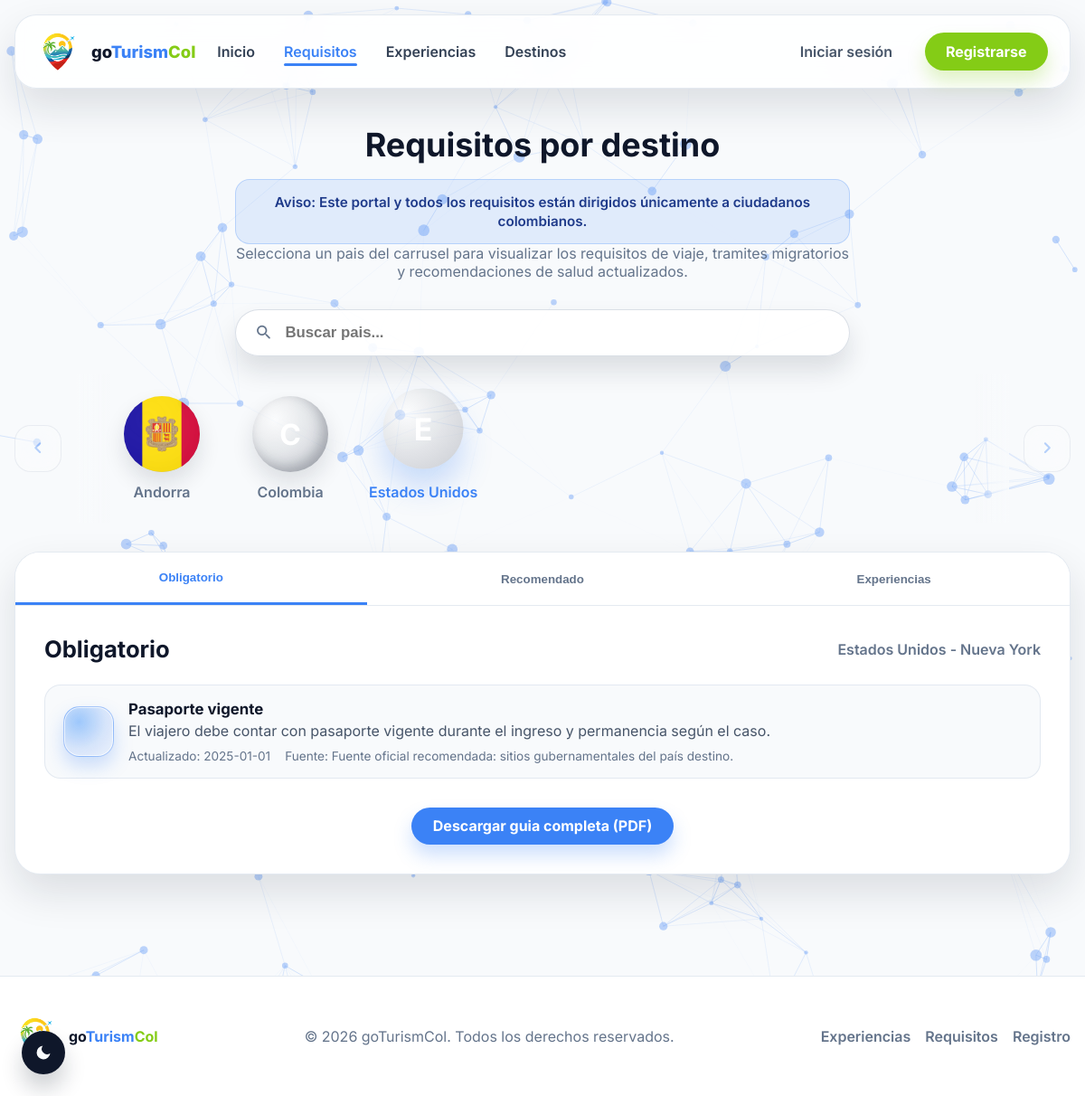
The page /public/requisitos.php?destino=2 on the database its author committed.
### tables this page shows
CREATE TABLE IF NOT EXISTS destino (
  id_destino INT AUTO_INCREMENT PRIMARY KEY,
  pais VARCHAR(120) NOT NULL,
  ciudad VARCHAR(120) NULL,
  descripcion_general TEXT NULL,
  bandera_path VARCHAR(255) NULL,
  estado ENUM('activo','inactivo') NOT NULL DEFAULT 'activo'
);

CREATE TABLE IF NOT EXISTS requisito_viaje (
  id_requisito INT AUTO_INCREMENT PRIMARY KEY,
  id_destino INT NOT NULL,
  titulo_requisito VARCHAR(180) NOT NULL,
  descripcion_requisito TEXT NOT NULL,
  tipo_requisito VARCHAR(80) NOT NULL,
  icono VARCHAR(60) NULL,
  fuente_oficial TEXT NULL,
  fecha_ultima_actualizacion DATE NOT NULL,
  creado_por INT NOT NULL,
  estado ENUM('vigente','no_vigente') NOT NULL DEFAULT 'vigente',
  CONSTRAINT fk_req_destino FOREIGN KEY (id_destino) REFERENCES destino(id_destino) ON DELETE CASCADE,
  CONSTRAINT fk_req_creador FOREIGN KEY (creado_por) REFERENCES usuario(id_usuario) ON DELETE RESTRICT
);

### app/core/helpers.php (called while the page is built, shortened)
<?php
function e(string $s) : string { return htmlspecialchars($s, ENT_QUOTES, 'UTF-8'); }
function config(string $key, $default=null) {
  static $cfg = null;
  if (!$cfg) $cfg = require __DIR__ . '/config.php';
  $parts = explode('.', $key);
  $val = $cfg;
  foreach ($parts as $p) {
    $val = $val[$p];
  }
  return $val;
}
function base_url(string $path='') : string {
  $base = rtrim(config('app.base_url', ''), '/');
  $path = ltrim($path, '/');
  return $path ? $base . '/' . $path : $base;
}
function asset_url(string $path='') : string {
  $trimmed = ltrim($path, '/');
  $public_root = realpath(__DIR__ . '/../../public');
  $full_path = $public_root ? $public_root . '/' . $trimmed : null;
  $version = ($full_path && is_file($full_path)) ? filemtime($full_path) : null;
  $url = base_url($trimmed);
  if ($version) {
    $url .= (strpos($url, '?') === false ? '?v=' : '&v=') . $version;
  }
  return $url;
}

### app/core/config.php (called while the page is built)
<?php
return [
  'db' => [
    'host' => '127.0.0.1',
    'name' => 'goturismcol_database',
    'user' => 'root',
    'pass' => '',
    'charset' => 'utf8mb4',
  ],
  'app' => [
    'base_url' => 'http://localhost/goTurismcol/public',
    'app_name' => 'goTurismCol',
  ],
  'security' => [
    'session_name' => 'jhanpx',
  ]
];

### public/requisitos.php (the view, shortened to what this page needs)
<?php
require_once __DIR__ . '/../app/core/helpers.php';
$pdo = db();
$destinos = $pdo->query("SELECT id_destino, pais, ciudad, bandera_path FROM destino WHERE estado='activo' ORDER BY pais, ciudad")->fetchAll();
$destino_id = isset($_GET['destino']) ? (int)$_GET['destino'] : 0;
$destino = null;
$requisitos = [];
if ($destino_id) {
  $stmt = $pdo->prepare("SELECT * FROM destino WHERE id_destino=? AND estado='activo'");
  $stmt->execute([$destino_id]);
  $destino = $stmt->fetch();
  if ($destino) {
    $stmt = $pdo->prepare("
      SELECT id_requisito, titulo_requisito, descripcion_requisito, tipo_requisito, icono, fuente_oficial, fecha_ultima_actualizacion
      FROM requisito_viaje
      WHERE id_destino=? AND estado='vigente'
      ORDER BY id_requisito ASC
    ");
    $stmt->execute([$destino_id]);
    $requisitos = $stmt->fetchAll();
  }
}
function map_requisito_tipo(string $tipo): string {
  $key = strtolower(trim($tipo));
  $aliases = [
    'obligatorio' => 'obligatorio',
    'obligatoria' => 'obligatorio',
    'recomendado' => 'recomendado',
    'recomendada' => 'recomendado',
    'informacion' => 'informacion',
    'informaciÃ³n' => 'informacion',
    'info' => 'informacion',
    'general' => 'informacion',
    'informacion general' => 'informacion',
    'informacion gral' => 'informacion',
    'migratorio' => 'obligatorio',
    'documental' => 'obligatorio',
    'sanitario' => 'obligatorio',
  ];
  return $aliases[$key] ?? 'informacion';
}
function tipo_label(string $tipo): string {
  $map = [
    'obligatorio' => 'Obligatorio',
    'recomendado' => 'Recomendado',
    'informacion' => 'InformaciÃ³n gral.',
  ];
  return $map[$tipo] ?? 'InformaciÃ³n gral.';
}
$grouped = [
  'obligatorio' => [],
  'recomendado' => [],
];
foreach ($requisitos as $r) {
  $bucket = map_requisito_tipo($r['tipo_requisito']);
  $grouped[$bucket][] = $r;
}
$icon_svgs = [
  'fiber_manual_record' => '<svg viewBox="0 0 32 32" width="28" height="28" aria-hidden="true"><circle cx="16" cy="16" r="9"></circle></svg>',
  'warning' => '<svg viewBox="0 0 32 32" width="28" height="28" aria-hidden="true"><path d="M16 7 7 25h18L16 7z"></path><line x1="16" y1="13" x2="16" y2="18"></line><circle cx="16" cy="21.5" r="1.2"></circle></svg>',
  'check_circle' => '<svg viewBox="0 0 32 32" width="28" height="28" aria-hidden="true"><circle cx="16" cy="16" r="9"></circle><path d="m12.5 16.5 2.6 2.6 4.9-5.1"></path></svg>',
  'assignment_ind' => '<svg viewBox="0 0 32 32" width="28" height="28" aria-hidden="true"><rect x="7" y="7" width="18" height="18" rx="3"></rect><circle cx="13" cy="14" r="2.4"></circle><path d="M11 20h10"></path></svg>',
  'info' => '<svg viewBox="0 0 32 32" width="28" height="28" aria-hidden="true"><circle cx="16" cy="16" r="9"></circle><line x1="16" y1="14" x2="16" y2="21"></line><circle cx="16" cy="10.5" r="1.2"></circle></svg>',
];
?>
<!doctype html>
<html lang="es">
<head>
  <link href="<?= e(asset_url('assets/css/app.css?v=' . filemtime(__DIR__ . '/assets/css/app.css'))) ?>" rel="stylesheet">
</head>
<body>
<?php include __DIR__ . '/../app/views/partials/nav.php'; ?>
<main class="requirements-page">
  <section class="requirements-hero">
    <h1>Requisitos por destino</h1>
    <p class="audience-note" role="note">Aviso: Este portal y todos los requisitos están dirigidos únicamente a ciudadanos colombianos.</p>
    <p>Selecciona un pais del carrusel para visualizar los requisitos de viaje, tramites migratorios y recomendaciones de salud actualizados.</p>
  </section>
  <section class="flag-carousel">
    <?php if (!$destinos): ?>
      <p class="helper-text">No hay destinos activos para mostrar.</p>
    <?php else: ?>
      <div class="flag-search" id="flag-search">
        <div class="flag-search__wrapper">
          <span class="material-icons-round flag-search__icon" aria-hidden="true">search</span>
          <input
            class="flag-search__input"
            type="text"
            id="flag-search-input"
            placeholder="Buscar pais..."
            autocomplete="off"
            aria-haspopup="listbox"
            aria-expanded="false"
            aria-controls="flag-search-list"
          >
        </div>
      </div>
      <div class="flag-carousel__inner">
        <button class="flag-nav flag-nav--prev" type="button" aria-label="Mover a la izquierda" aria-controls="flag-track">
          <span class="material-icons-round flag-nav__icon" aria-hidden="true">chevron_left</span>
        </button>
        <div class="flag-carousel__viewport">
          <div class="flag-track" id="flag-track" data-current-id="<?= (int)$destino_id ?>">
            <?php foreach ($destinos as $d): ?>
              <?php $is_active = $destino_id === (int)$d['id_destino']; ?>
              <a class="flag-item <?= $is_active ? 'is-active' : '' ?>" href="<?= e(base_url('requisitos.php?destino=' . (int)$d['id_destino'])) ?>" data-destino="<?= (int)$d['id_destino'] ?>">
                <span class="flag-sphere">
                  <?php if (!empty($d['bandera_path'])): ?>
                    <img src="<?= e(asset_url($d['bandera_path'])) ?>" alt="Bandera de <?= e($d['pais']) ?>">
                  <?php else: ?>
                    <span class="flag-fallback"><?= e(substr($d['pais'], 0, 1)) ?></span>
                  <?php endif; ?>
                </span>
                <span class="flag-label"><?= e($d['pais']) ?></span>
              </a>
            <?php endforeach; ?>
          </div>
        </div>
        <button class="flag-nav flag-nav--next" type="button" aria-label="Mover a la derecha" aria-controls="flag-track">
          <span class="material-icons-round flag-nav__icon" aria-hidden="true">chevron_right</span>
        </button>
      </div>
    <?php endif; ?>
  </section>
  <section class="requirements-card">
    <?php if (!$destino): ?>
      <p class="helper-text">Seleccione un destino para ver los requisitos disponibles.</p>
    <?php else: ?>
      <div class="requirements-tabs">
        <?php foreach (['obligatorio', 'recomendado', 'experiencias'] as $idx => $key): ?>
          <button class="tab-btn <?= $idx === 0 ? 'is-active' : '' ?>" data-tab="<?= e($key) ?>">
            <?= $key === 'experiencias' ? 'Experiencias' : e(tipo_label($key)) ?>
          </button>
        <?php endforeach; ?>
      </div>
      <div class="requirements-content">
        <?php foreach ($grouped as $key => $items): ?>
          <div class="tab-panel <?= $key === 'obligatorio' ? 'is-active' : '' ?>" data-panel="<?= e($key) ?>">
            <div class="panel-head">
              <h2><?= e(tipo_label($key)) ?></h2>
              <?php if ($destino): ?>
                <span><?= e($destino['pais'] . ($destino['ciudad'] ? ' - ' . $destino['ciudad'] : '')) ?></span>
              <?php endif; ?>
            </div>
            <?php if (!$items): ?>
              <p class="helper-text">No hay requisitos registrados para esta categori­a.</p>
            <?php else: ?>
              <div class="requirements-list">
                <?php foreach ($items as $r): ?>
                  <?php
                    $icon_name = trim($r['icono'] ?? '');
                    if (!$icon_name || !isset($icon_svgs[$icon_name])) {
                      $icon_name = 'info';
                      if ($key === 'obligatorio') {
                        $icon_name = 'warning';
                      } elseif ($key === 'recomendado') {
                        $icon_name = 'check_circle';
                      }
                    }
                  ?>
                  <article class="requirement-item">
                    <div class="requirement-icon" data-icon="<?= e($icon_name) ?>" aria-hidden="true">
                    </div>
                    <div class="requirement-body">
                      <h3><?= e($r['titulo_requisito']) ?></h3>
                      <p><?= nl2br(e($r['descripcion_requisito'])) ?></p>
                      <div class="requirement-meta">
                        <span>Actualizado: <?= e($r['fecha_ultima_actualizacion']) ?></span>
                        <?php if (!empty($r['fuente_oficial'])): ?>
                          <span>Fuente: <?= e($r['fuente_oficial']) ?></span>
                        <?php endif; ?>
                      </div>
                    </div>
                  </article>
                <?php endforeach; ?>
              </div>
            <?php endif; ?>
          </div>
        <?php endforeach; ?>
      </div>
      <div class="requirements-footer">
        <a class="btn btn-primary" href="<?= e(base_url('requisitos_pdf.php?destino=' . (int)$destino_id)) ?>">Descargar gui­a completa (PDF)</a>
      </div>
    <?php endif; ?>
  </section>
</main>
<?php include __DIR__ . '/../app/views/partials/footer.php'; ?>
</body>
</html>

### rows shown on the page
destino: bandera_path (picture), pais "Andorra"
destino: pais "C", pais "Colombia"
destino: pais "E", pais "Estados Unidos", pais+ciudad "Estados Unidos - Nueva York"
requisito_viaje: titulo_requisito "Pasaporte vigente", descripcion_requisito "El viajero debe contar con pasaporte vigente durante el ingreso y permanencia según el caso.", fecha_ultima_actualizacion "2025-01-01", fuente_oficial "Fuente oficial recomendada: sitios gubernamentales del país destino."

### other values the page prints
tipo_label($key) "Obligatorio"
tipo_label($key) "Recomendado"
config('app.app_name') "goTurismCol"
